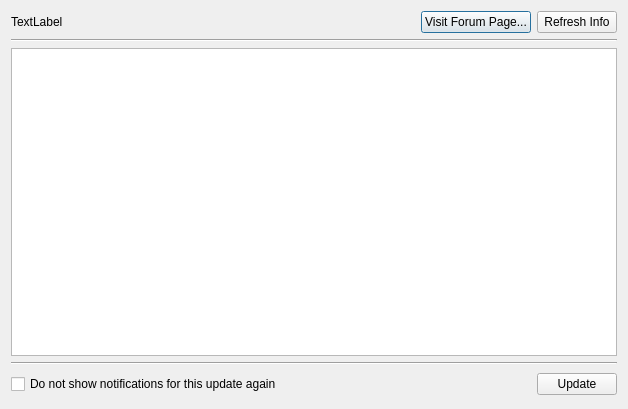
<?xml version="1.0" encoding="UTF-8"?>
<ui version="4.0">
 <class>UpdateBBMDialog</class>
 <widget class="QDialog" name="UpdateBBMDialog">
  <property name="geometry">
   <rect>
    <x>0</x>
    <y>0</y>
    <width>628</width>
    <height>409</height>
   </rect>
  </property>
  <property name="minimumSize">
   <size>
    <width>400</width>
    <height>302</height>
   </size>
  </property>
  <property name="windowTitle">
   <string>BeatBuddy Manager Update</string>
  </property>
  <layout class="QVBoxLayout" name="verticalLayout">
   <item>
    <layout class="QHBoxLayout" name="refreshInfoLayout">
     <item>
      <widget class="QLabel" name="curVersionLabel">
       <property name="text">
        <string>TextLabel</string>
       </property>
      </widget>
     </item>
     <item>
      <spacer name="horizontalSpacer_2">
       <property name="orientation">
        <enum>Qt::Horizontal</enum>
       </property>
       <property name="sizeHint" stdset="0">
        <size>
         <width>40</width>
         <height>20</height>
        </size>
       </property>
      </spacer>
     </item>
     <item>
      <widget class="QPushButton" name="forumPageButton">
       <property name="text">
        <string>Visit Forum Page...</string>
       </property>
      </widget>
     </item>
     <item>
      <widget class="QPushButton" name="refreshInfoButton">
       <property name="text">
        <string>Refresh Info</string>
       </property>
      </widget>
     </item>
    </layout>
   </item>
   <item>
    <widget class="Line" name="line">
     <property name="orientation">
      <enum>Qt::Horizontal</enum>
     </property>
    </widget>
   </item>
   <item>
    <widget class="QTextEdit" name="releaseInfoEdit">
     <property name="enabled">
      <bool>true</bool>
     </property>
     <property name="acceptDrops">
      <bool>false</bool>
     </property>
     <property name="readOnly">
      <bool>true</bool>
     </property>
    </widget>
   </item>
   <item>
    <widget class="Line" name="line_2">
     <property name="orientation">
      <enum>Qt::Horizontal</enum>
     </property>
    </widget>
   </item>
   <item>
    <widget class="QStackedWidget" name="stackedUpdate">
     <property name="maximumSize">
      <size>
       <width>16777215</width>
       <height>27</height>
      </size>
     </property>
     <property name="currentIndex">
      <number>0</number>
     </property>
     <widget class="QWidget" name="page0">
      <layout class="QGridLayout" name="gridLayout">
       <property name="leftMargin">
        <number>0</number>
       </property>
       <property name="topMargin">
        <number>0</number>
       </property>
       <property name="rightMargin">
        <number>0</number>
       </property>
       <property name="bottomMargin">
        <number>0</number>
       </property>
       <property name="spacing">
        <number>0</number>
       </property>
       <item row="0" column="0">
        <widget class="QCheckBox" name="doNotShowCheckbox">
         <property name="text">
          <string>Do not show notifications for this update again</string>
         </property>
        </widget>
       </item>
       <item row="0" column="1">
        <spacer name="horizontalSpacer">
         <property name="orientation">
          <enum>Qt::Horizontal</enum>
         </property>
         <property name="sizeHint" stdset="0">
          <size>
           <width>40</width>
           <height>20</height>
          </size>
         </property>
        </spacer>
       </item>
       <item row="0" column="2">
        <widget class="QPushButton" name="updateButton">
         <property name="text">
          <string>Update</string>
         </property>
         <property name="default">
          <bool>true</bool>
         </property>
        </widget>
       </item>
      </layout>
     </widget>
     <widget class="QWidget" name="page1">
      <layout class="QGridLayout" name="gridLayout_4">
       <property name="leftMargin">
        <number>0</number>
       </property>
       <property name="topMargin">
        <number>0</number>
       </property>
       <property name="rightMargin">
        <number>0</number>
       </property>
       <property name="bottomMargin">
        <number>0</number>
       </property>
       <property name="spacing">
        <number>0</number>
       </property>
       <item row="0" column="0">
        <widget class="QLabel" name="labelDownloading">
         <property name="text">
          <string>Preparing to download...</string>
         </property>
        </widget>
       </item>
      </layout>
     </widget>
     <widget class="QWidget" name="page2">
      <layout class="QGridLayout" name="gridLayout_2">
       <property name="leftMargin">
        <number>0</number>
       </property>
       <property name="topMargin">
        <number>0</number>
       </property>
       <property name="rightMargin">
        <number>0</number>
       </property>
       <property name="bottomMargin">
        <number>0</number>
       </property>
       <property name="spacing">
        <number>0</number>
       </property>
       <item row="0" column="0">
        <widget class="QProgressBar" name="progressDownloading">
         <property name="minimumSize">
          <size>
           <width>0</width>
           <height>21</height>
          </size>
         </property>
         <property name="value">
          <number>24</number>
         </property>
         <property name="alignment">
          <set>Qt::AlignCenter</set>
         </property>
         <property name="invertedAppearance">
          <bool>false</bool>
         </property>
        </widget>
       </item>
      </layout>
     </widget>
     <widget class="QWidget" name="page3">
      <layout class="QGridLayout" name="gridLayout_3">
       <property name="leftMargin">
        <number>0</number>
       </property>
       <property name="topMargin">
        <number>0</number>
       </property>
       <property name="rightMargin">
        <number>0</number>
       </property>
       <property name="bottomMargin">
        <number>0</number>
       </property>
       <property name="spacing">
        <number>0</number>
       </property>
       <item row="0" column="0">
        <widget class="QLabel" name="label">
         <property name="text">
          <string>Your BBManager will now close to apply an update...</string>
         </property>
        </widget>
       </item>
      </layout>
     </widget>
    </widget>
   </item>
  </layout>
 </widget>
 <resources/>
 <connections/>
</ui>
